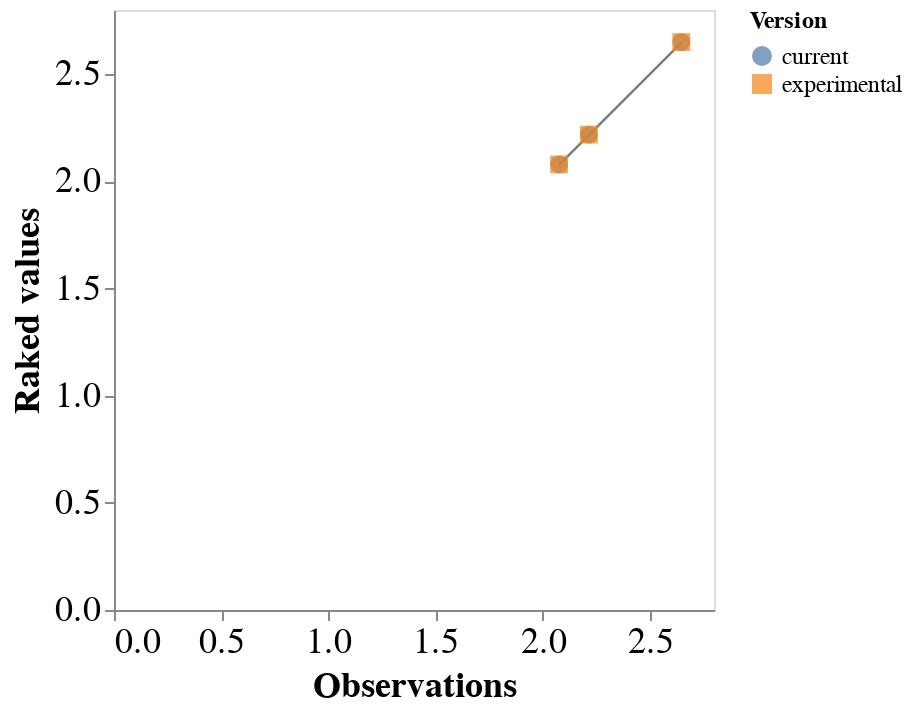

The cell this chart's notebook holds for it:
### Code cell
chart

### Figure 1 — Vega-Lite specification as saved in the notebook (floating-point values rounded to 4 significant figures)
{"config": {"view": {"continuousWidth": 300, "continuousHeight": 300}, "axis": {"labelFontSize": 18, "titleFontSize": 18}, "legend": {"labelFontSize": 12, "titleFontSize": 12}}, "layer": [{"mark": {"type": "rule", "color": "grey"}, "encoding": {"x": {"type": "quantitative", "datum": {"expr": "param_1"}}, "x2": {"datum": {"expr": "param_2"}, "type": "quantitative"}, "y": {"type": "quantitative", "datum": {"expr": "param_3"}}, "y2": {"datum": {"expr": "param_4"}, "type": "quantitative"}}}, {"mark": {"type": "point", "filled": true, "size": 80}, "encoding": {"color": {"field": "version", "legend": {"title": "Version"}, "type": "nominal"}, "shape": {"field": "version", "legend": {"title": "Version"}, "type": "nominal"}, "x": {"axis": {"title": "Observations"}, "field": "value", "scale": {"domain": [{"expr": "param_1"}, {"expr": "param_2"}]}, "type": "quantitative"}, "y": {"axis": {"title": "Raked values"}, "field": "raked_value", "scale": {"domain": [{"expr": "param_3"}, {"expr": "param_4"}]}, "type": "quantitative"}}}], "data": {"name": "data-949d48e18d47a69c47e8935dbda4af4b"}, "params": [{"name": "param_1", "value": 2.077}, {"name": "param_2", "value": 2.65}, {"name": "param_3", "value": 2.077}, {"name": "param_4", "value": 2.65}], "$schema": "https://vega.github.io/schema/vega-lite/v5.20.1.json", "datasets": {"data-949d48e18d47a69c47e8935dbda4af4b": [{"value": 2.647, "var1": 0, "raked_value": 2.65, "version": "current"}, {"value": 2.216, "var1": 1, "raked_value": 2.218, "version": "current"}, {"value": 2.077, "var1": 2, "raked_value": 2.079, "version": "current"}, {"value": 2.647, "var1": 0, "raked_value": 2.65, "version": "experimental"}, {"value": 2.216, "var1": 1, "raked_value": 2.218, "version": "experimental"}, {"value": 2.077, "var1": 2, "raked_value": 2.079, "version": "experimental"}]}}
